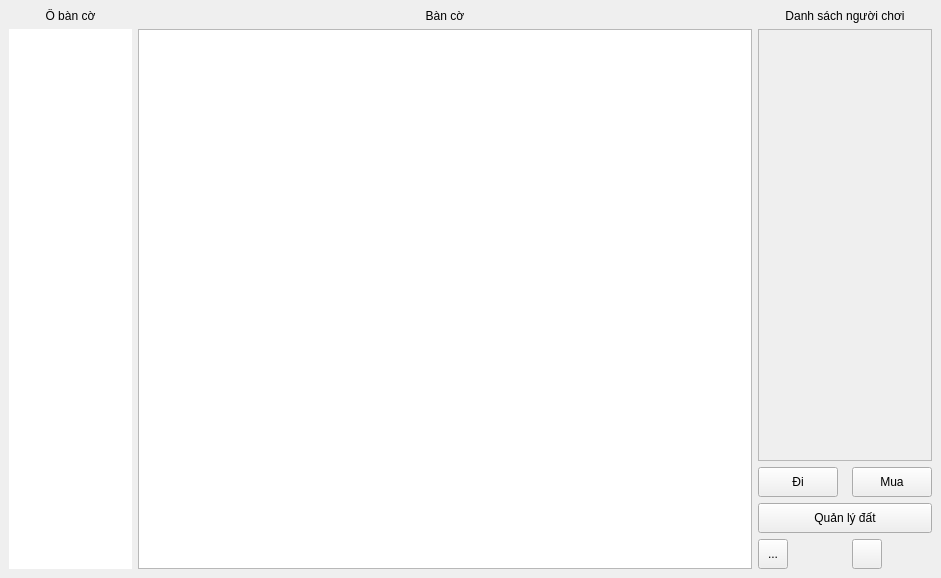
<?xml version="1.0" encoding="UTF-8"?>
<ui version="4.0">
 <class>MainWindow</class>
 <widget class="QMainWindow" name="MainWindow">
  <property name="geometry">
   <rect>
    <x>0</x>
    <y>0</y>
    <width>941</width>
    <height>578</height>
   </rect>
  </property>
  <property name="windowTitle">
   <string>MainWindow</string>
  </property>
  <property name="styleSheet">
   <string notr="true">QMainWindow#MainWindow{ border-image: url(:/image/Image/Coin_background.png); }</string>
  </property>
  <widget class="QWidget" name="centralwidget">
   <layout class="QHBoxLayout" name="horizontalLayout" stretch="1,5,1">
    <item>
     <layout class="QVBoxLayout" name="verticalLayout" stretch="0,0">
      <property name="sizeConstraint">
       <enum>QLayout::SetDefaultConstraint</enum>
      </property>
      <item>
       <widget class="QLabel" name="lableCellInfo">
        <property name="text">
         <string>Ô bàn cờ</string>
        </property>
        <property name="textFormat">
         <enum>Qt::PlainText</enum>
        </property>
        <property name="alignment">
         <set>Qt::AlignCenter</set>
        </property>
       </widget>
      </item>
      <item>
       <widget class="QTableView" name="tableCellInfo">
        <property name="font">
         <font>
          <stylestrategy>PreferDefault</stylestrategy>
         </font>
        </property>
        <property name="styleSheet">
         <string notr="true">border-image: url(:/image/Image/Wood_background.png);
border-radius: 10px;
</string>
        </property>
        <property name="verticalScrollBarPolicy">
         <enum>Qt::ScrollBarAlwaysOff</enum>
        </property>
        <property name="horizontalScrollBarPolicy">
         <enum>Qt::ScrollBarAlwaysOff</enum>
        </property>
        <property name="sizeAdjustPolicy">
         <enum>QAbstractScrollArea::AdjustToContents</enum>
        </property>
        <property name="textElideMode">
         <enum>Qt::ElideRight</enum>
        </property>
        <property name="gridStyle">
         <enum>Qt::SolidLine</enum>
        </property>
        <attribute name="horizontalHeaderVisible">
         <bool>true</bool>
        </attribute>
        <attribute name="verticalHeaderVisible">
         <bool>true</bool>
        </attribute>
       </widget>
      </item>
     </layout>
    </item>
    <item>
     <layout class="QVBoxLayout" name="verticalLayout_5">
      <item>
       <widget class="QLabel" name="labelBoard">
        <property name="text">
         <string>Bàn cờ</string>
        </property>
        <property name="alignment">
         <set>Qt::AlignCenter</set>
        </property>
       </widget>
      </item>
      <item>
       <widget class="QGraphicsView" name="graphicsView">
        <property name="enabled">
         <bool>true</bool>
        </property>
        <property name="minimumSize">
         <size>
          <width>0</width>
          <height>0</height>
         </size>
        </property>
        <property name="styleSheet">
         <string notr="true">border-image: url(:/image/Image/Wood_background.png);</string>
        </property>
       </widget>
      </item>
      <item>
       <layout class="QGridLayout" name="gridLayout"/>
      </item>
     </layout>
    </item>
    <item>
     <layout class="QVBoxLayout" name="verticalLayout_6">
      <item>
       <widget class="QLabel" name="labelListPlayer">
        <property name="text">
         <string>Danh sách người chơi</string>
        </property>
        <property name="alignment">
         <set>Qt::AlignCenter</set>
        </property>
       </widget>
      </item>
      <item>
       <widget class="QScrollArea" name="scrollArea">
        <property name="widgetResizable">
         <bool>true</bool>
        </property>
        <widget class="QWidget" name="scrollAreaWidgetContents">
         <property name="geometry">
          <rect>
           <x>0</x>
           <y>0</y>
           <width>125</width>
           <height>416</height>
          </rect>
         </property>
        </widget>
       </widget>
      </item>
      <item>
       <layout class="QGridLayout" name="gridLayout_2">
        <property name="horizontalSpacing">
         <number>7</number>
        </property>
        <item row="2" column="2">
         <widget class="QToolButton" name="toolButton">
          <property name="sizePolicy">
           <sizepolicy hsizetype="Maximum" vsizetype="Preferred">
            <horstretch>0</horstretch>
            <verstretch>0</verstretch>
           </sizepolicy>
          </property>
          <property name="minimumSize">
           <size>
            <width>30</width>
            <height>30</height>
           </size>
          </property>
          <property name="styleSheet">
           <string notr="true">border-image: url(:/image/Image/Info.png);</string>
          </property>
          <property name="text">
           <string/>
          </property>
         </widget>
        </item>
        <item row="0" column="0">
         <widget class="QPushButton" name="buttonGo">
          <property name="sizePolicy">
           <sizepolicy hsizetype="Expanding" vsizetype="Preferred">
            <horstretch>0</horstretch>
            <verstretch>0</verstretch>
           </sizepolicy>
          </property>
          <property name="minimumSize">
           <size>
            <width>0</width>
            <height>30</height>
           </size>
          </property>
          <property name="maximumSize">
           <size>
            <width>10000000</width>
            <height>10000000</height>
           </size>
          </property>
          <property name="styleSheet">
           <string notr="true">border-image: url(:/image/Image/Asset 1.png);</string>
          </property>
          <property name="text">
           <string>Đi</string>
          </property>
         </widget>
        </item>
        <item row="2" column="0">
         <widget class="QToolButton" name="toolButton_3">
          <property name="sizePolicy">
           <sizepolicy hsizetype="Maximum" vsizetype="Preferred">
            <horstretch>0</horstretch>
            <verstretch>0</verstretch>
           </sizepolicy>
          </property>
          <property name="minimumSize">
           <size>
            <width>30</width>
            <height>30</height>
           </size>
          </property>
          <property name="styleSheet">
           <string notr="true">border-image: url(:/image/Image/Home.png);</string>
          </property>
          <property name="text">
           <string>...</string>
          </property>
         </widget>
        </item>
        <item row="0" column="2">
         <widget class="QPushButton" name="buttonBuy">
          <property name="sizePolicy">
           <sizepolicy hsizetype="Expanding" vsizetype="Preferred">
            <horstretch>0</horstretch>
            <verstretch>0</verstretch>
           </sizepolicy>
          </property>
          <property name="minimumSize">
           <size>
            <width>0</width>
            <height>30</height>
           </size>
          </property>
          <property name="styleSheet">
           <string notr="true">border-image: url(:/image/Image/Asset 1.png);</string>
          </property>
          <property name="text">
           <string>Mua</string>
          </property>
         </widget>
        </item>
        <item row="1" column="0" colspan="3">
         <widget class="QPushButton" name="manageButton">
          <property name="sizePolicy">
           <sizepolicy hsizetype="Expanding" vsizetype="Preferred">
            <horstretch>0</horstretch>
            <verstretch>0</verstretch>
           </sizepolicy>
          </property>
          <property name="minimumSize">
           <size>
            <width>0</width>
            <height>30</height>
           </size>
          </property>
          <property name="styleSheet">
           <string notr="true">border-image: url(:/image/Image/Asset 1.png);</string>
          </property>
          <property name="text">
           <string>Quản lý đất</string>
          </property>
         </widget>
        </item>
       </layout>
      </item>
     </layout>
    </item>
   </layout>
  </widget>
 </widget>
 <resources/>
 <connections/>
</ui>
